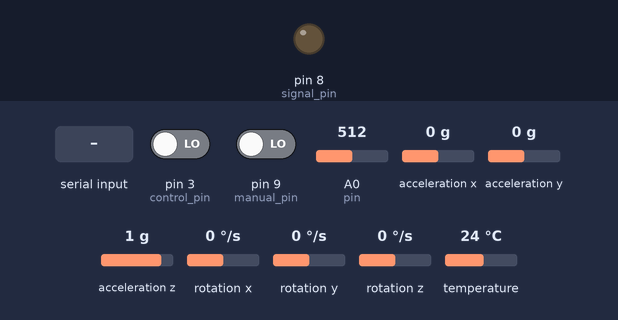
The sketch below on a simulated Arduino Uno, built with avr-gcc and run on an emulated ATmega328P. On the bench: output pins drawn as LEDs (lit = HIGH). The inputs (shaded band) are chosen by the test bench; at power-on: A0 (pin) = 512, pin 3 (control_pin) LOW, pin 9 (manual_pin) LOW, acceleration x 0 g, acceleration y 0 g, acceleration z 1 g, rotation x 0 °/s, rotation y 0 °/s, rotation z 0 °/s, temperature 24 °C. The local clock reads 2024-03-15 10:24:30 at power-on unless the sketch sets it; storage starts empty; what the sketch prints to the serial monitor is not drawn.

Above: at 3.8 s.
3.9 s: "1" received over Serial
At 4.5 s:
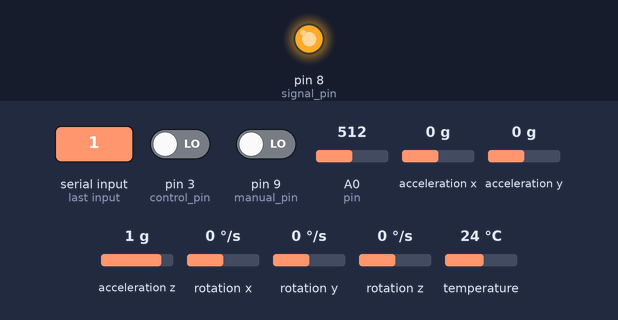
7.2 s: A0 (pin) set to 110
9.0 s: A0 (pin) set to 89
12.6 s: pin 3 (control_pin) driven HIGH
At 13.3 s:
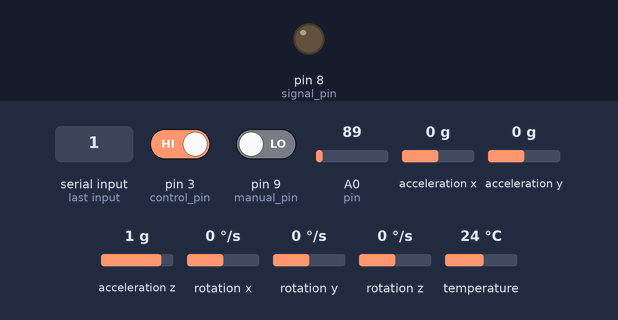
Timing chart, 0 to 15.1 s (numbered marks = the images above; inputs shaded):
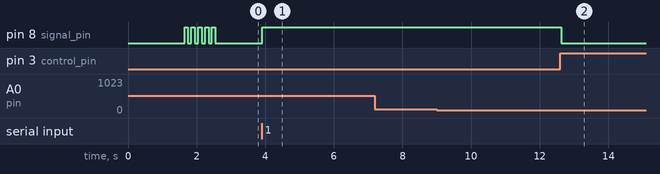

The sketch:

fuel_cell.ino
```cpp
 /*
  Data logging program for experiment
  Has not been tested with and gyroscope yet
  Currently analog pins 0-3 for are voltages, 4-5 for clock and gyroscope
  Digital pins 4-7 are for temperature, 10-13 are for SD

  Last Updated: 19/09/2021
  Last Updated by: Justin Lawrence
  Author(s): Justin Lawrence
  Function: Logs data for in-lab experiment on SD card, and sends to computer
*/

// TODO: Allow the program to panic if something gets disconnected.
// TODO: Have the Arduino check that the serial buffer isn't full before writing.

#include <SD.h> // SD card library
#include <Wire.h> // Data shield requires this
#include "RTClib.h" // Data shield clock library
#include <OneWire.h> // Temperature sensor libraries
#include <DallasTemperature.h>
#include "I2Cdev.h" // Communication libraries for gyroscope
#include "MPU6050.h"

/*
 * RTC uses A4 and A5 pins, as does the gyroscope
 * SD uses digital pins 10-13
 */

struct cell_info {
  // Structure representing the details of the cell (relavant pins, etc.)
  OneWire address;
  uint8_t address_value;
  int pin;
  DallasTemperature temperature_sensor;
};

struct cell_reading {
  // Structure for holding time, temperature, and voltage/current readings of a cell
  float temperature; // temperature of  at time of reading (C)
  int voltage; // Pin before resistor (also pin at start), pin after resistor
};

struct cell {
  // Puts together a cell with its most recent reading
  cell_info info;
  cell_reading reading;
};

struct short_vector {
  // Structure for holding the x, y, and z components of a vector value
  int16_t x;
  int16_t y;
  int16_t z;
};

struct gyro_reading {
  // Strucure for holding gyroscope readings
  short_vector linear_acceleration;
  short_vector angular_velocity;
};

struct reading {
    unsigned long timestamp; // time of reading
    gyro_reading gyroscope; // universal gyroscope readings
    cell_reading cell_read; // readings of the cell
};

/* Global constant setup
*  Might have to be changed between uses
*  ALWAYS CHECK THE CONSTANTS ARE SET CORRECTLY!
*/

const String filename = "data.csv"; // Name can only be 8 characters long, not including .csv
File filePath; // Declaring file path variable
RTC_DS1307 rtc; // Sets up clock object
MPU6050 gyroscope_sensor(0x69); // gyroscopic sensor (don't change the address)
uint8_t gyro_range = MPU6050_GYRO_FS_250; // check library for other options, 250deg/s
uint8_t accel_range = MPU6050_ACCEL_FS_4; // check library for other options, 2g
uint8_t Loops = 7; // Loops*100 measurements used to calibrate gyroscope
const int signal_pin = 8; // connect the progress/panic light to this pin
const int control_pin = 3; // connect to switch to control the arduino (manual or computer)
const int manual_pin = 9; // connect to switch for manual signal
byte serial_state = 0; // 1 means continue running, 0 means kill the program
byte switch_state = 0; // 1 means manual override, 0 means run based on computer
cell crs; // all cells
reading current_reading; // the current reading of the setup
unsigned long start = 0; // time of most recent file save in unixtime
unsigned long save_freq = 1000*60*15; // frequency of saving in milliseconds
unsigned long temp_start = 0; // time of the most recent temperature reading, in millisceconds
unsigned long temp_freq = 5000; // frequency of temperature readings, in milliseconds
const char OPEN_PACKAGE = '{';
const char CLOSE_PACKAGE = '}';
const char OPEN_READING = '<';
const char CLOSE_READING = '>';
const char OPEN_VALUE = '(';
const char CLOSE_VALUE = ')';
const char DELIMETER = ',';
const char NEWLINE[4] = "\r\n";

void setup() {

  pinMode(signal_pin, OUTPUT);
  if (setup_communication()) {
    gyroscope_sensor.setFullScaleGyroRange(gyro_range);
    gyroscope_sensor.setFullScaleAccelRange(accel_range);
    calibrate_sensors(Loops);
    filePath = SD.open(filename, FILE_WRITE);
    if (filePath) {
      if (setup_cell()) {
        analogReference(EXTERNAL); // set to compare to aref
        analogRead(A0); delay(100); analogRead(A0); // first couple analog readings are innacurate
        crs.info.temperature_sensor.setResolution(12); // set to highest possible resoultion
        crs.info.temperature_sensor.setWaitForConversion(false); // don't block on requestTemperatures
        for (int j = 0; j < 2; j++) {
          crs.info.temperature_sensor.requestTemperatures();
          start = millis();
          while ((!crs.info.temperature_sensor.isConversionComplete()) && (millis() - start <= 5000));
            // This is needed because the temperature sensors give a faulty first reading with the decreased wait time
        }
        temp_start = millis();
        //rtc.adjust(DateTime(F(__DATE__), F(__TIME__))); // Sets the date and time to compile time, only include if the clock needs to be reset
        pinMode(control_pin, INPUT);
        pinMode(manual_pin, INPUT);
        start = rtc.now().unixtime(); // set initial time
        indicate_ready();
        digitalWrite(signal_pin, HIGH); // indicate a successful setup
        return;
      }
    }
  }
  panic();
}

// () -> Boolean
// sets up communication channels for arduino, produce true if successful
// rtc.begin() calls Wire.being(), so that's handled

boolean setup_communication() {
  Serial.begin(9600);
  bool clock_setup = rtc.begin();
  // this is essentially a wrapper for Wire.begin(), which must be called
  // for the gyroscope to work
  gyroscope_sensor.initialize();
  return SD.begin() && clock_setup && gyroscope_sensor.testConnection();
}

// () -> Boolean
// sets up the cell, returns true if all sensors are contacted

boolean setup_cell() {
  uint8_t sensor_address = 4;
  crs.info.address = sensor_address;
  crs.info.address_value = sensor_address;
  crs.info.pin = 14;
  crs.info.temperature_sensor.setOneWire(&crs.info.address);
  crs.info.temperature_sensor.begin();
  return true;
}

// uint_8 -> ()
// Calibrates gyroscope and accelerometer sensors, looping test loops times

void calibrate_sensors(uint8_t loops) {
  gyroscope_sensor.CalibrateAccel(loops);
  gyroscope_sensor.CalibrateGyro(loops);
}

// () -> ()
// Blinks light quickly 5 times to indicate the cell is ready for data collection

void indicate_ready() {
  for (byte i = 0; i < 5; i++) {
    digitalWrite(signal_pin, HIGH);
    delay(100);
    digitalWrite(signal_pin, LOW);
    delay(100);
  }
}

// () -> ()
// Blinks the signal light forever

void panic() {
  do {
    digitalWrite(signal_pin, HIGH);
    delay(1000);
    digitalWrite(signal_pin, LOW);
    delay(1000);
  } while (true);
}

void loop() {
  if (!check_continue()) {
    holding_loop();
  }
  read_sensors();
  if (switch_state == 0) write_Serial();
  write_SD();
}

// () -> ()
// reads the data from temperature sensor, apin, gyro, and rtc, and writes it to crs

void read_sensors() {
  current_reading.timestamp = rtc.now().unixtime();
  if (current_reading.timestamp - start > save_freq) {
    filePath.close();
    filePath = SD.open(filename, FILE_WRITE);
    if (!filePath) {
      panic();
    }
  }
  gyroscope_sensor.getMotion6(&current_reading.gyroscope.linear_acceleration.x,
                              &current_reading.gyroscope.linear_acceleration.y,
                              &current_reading.gyroscope.linear_acceleration.z,
                              &current_reading.gyroscope.angular_velocity.x,
                              &current_reading.gyroscope.angular_velocity.y,
                              &current_reading.gyroscope.angular_velocity.z);
  bool read_temp = false;
  if (millis() - temp_start > temp_freq) {
    read_temp = true;
    temp_start = millis();
  }
  current_reading.cell_read = read_cell(crs, read_temp);
}


// cell_and_reading, boolean -> reading
// reads data from cell

cell_reading read_cell(cell &c, bool read_temp) {
  c.reading.voltage = analogRead(c.info.pin);
  if (read_temp) { // read temperature once every five seconds
    //while (!c.info.temperature_sensor.isConversionComplete()); // block until temperature sensor is done
    c.reading.temperature = c.info.temperature_sensor.getTempCByIndex(0);
    c.info.temperature_sensor.requestTemperatures(); // restart temperature request
  }
  return c.reading;
}

// () -> ()
// writes current data in crs to SD

void write_SD() {
  write_Time_SD();
  write_Gyroscope_SD();
  write_Cell_SD(current_reading.cell_read);
  // filePath.print(NEWLINE);
}

// type -> ()
// abstract function to print a value to SD

template<class T>
inline void write_Value_SD(T val) {
  filePath.print(DELIMETER);
  filePath.print(val);
}

// cell_reading -> ()
// writes given cell reading data to SD

void write_Cell_SD(cell_reading r) {
    write_Value_SD(r.voltage);
    write_Value_SD(r.temperature);
}

// () -> ()
// writes time data in current reading to SD


void write_Time_SD() {
  filePath.print(current_reading.timestamp);
}

// () -> ()
// writes gyroscope readings to SD

void write_Gyroscope_SD() {
    write_Vector_SD(current_reading.gyroscope.linear_acceleration);
    write_Vector_SD(current_reading.gyroscope.angular_velocity);
}

// Vector -> ()
// writes vector readings to SD

void write_Vector_SD(short_vector vector) {
    write_Value_SD(vector.x);
    write_Value_SD(vector.y);
    write_Value_SD(vector.z);
}

// () -> ()
// writes current data in crs to serial

void write_Serial() {
  Serial.print(OPEN_PACKAGE);
  Serial.print(OPEN_READING);
  write_Time();
  write_Gyroscope();
  Serial.print(CLOSE_READING);
  write_Cell(current_reading.cell_read);
  Serial.print(CLOSE_PACKAGE);
}

// type implementing print -> ()
// abstract function to print a value to Serial

template<class T>
inline void write_Value(T val) {
  Serial.print(OPEN_VALUE);
  Serial.print(val);
  Serial.print(CLOSE_VALUE);
}

// cell_reading -> ()
// writes given cell reading data to serial

void write_Cell(cell_reading r) {
    Serial.print(OPEN_READING);
    write_Value(r.voltage);
    write_Value(r.temperature);
    Serial.print(CLOSE_READING);
}

// () -> ()
// writes time data in current reading to serial

void write_Time() {
  write_Value(current_reading.timestamp);
}

// () -> ()
// writes gyroscope readings to serial

void write_Gyroscope() {
    write_Vector(current_reading.gyroscope.linear_acceleration);
    write_Vector(current_reading.gyroscope.angular_velocity);
}

// Vector -> ()
// writes vector readings to serial

void write_Vector(short_vector vector) {
    write_Value(vector.x);
    write_Value(vector.y);
    write_Value(vector.z);
}

// () -> Boolean
// returns true if data recording should begin/continue

boolean check_continue() {
  switch_state = (digitalRead(control_pin) == HIGH);
  update_serial_state();
  if (switch_state) {
    return (digitalRead(manual_pin) == HIGH);
  } else {
    return serial_state;
  }
}

// () -> ()
// updates the current serial state

void update_serial_state() {
  if (Serial.available() > 0) {
    serial_state = Serial.read();
  }
  return;
}

// () -> ()
// saves SD file and holds until check_continue() == true

void holding_loop() {
  filePath.close();
  digitalWrite(signal_pin, LOW);
  do {
    delay(1);
  } while (!check_continue());
  filePath = SD.open(filename, FILE_WRITE);
  if (!filePath) {
    panic();
  }
  start = rtc.now().unixtime();
  digitalWrite(signal_pin, HIGH);
  delay(50);
}
```

Measured:
- after the input at 3.9 s, pin 8 (signal_pin): LOW → HIGH at once
- after the input at 7.2 s, every drawn part: stays the same
- after the input at 9.0 s, every drawn part: stays the same
- after the input at 12.6 s, pin 8 (signal_pin): HIGH → LOW at once
